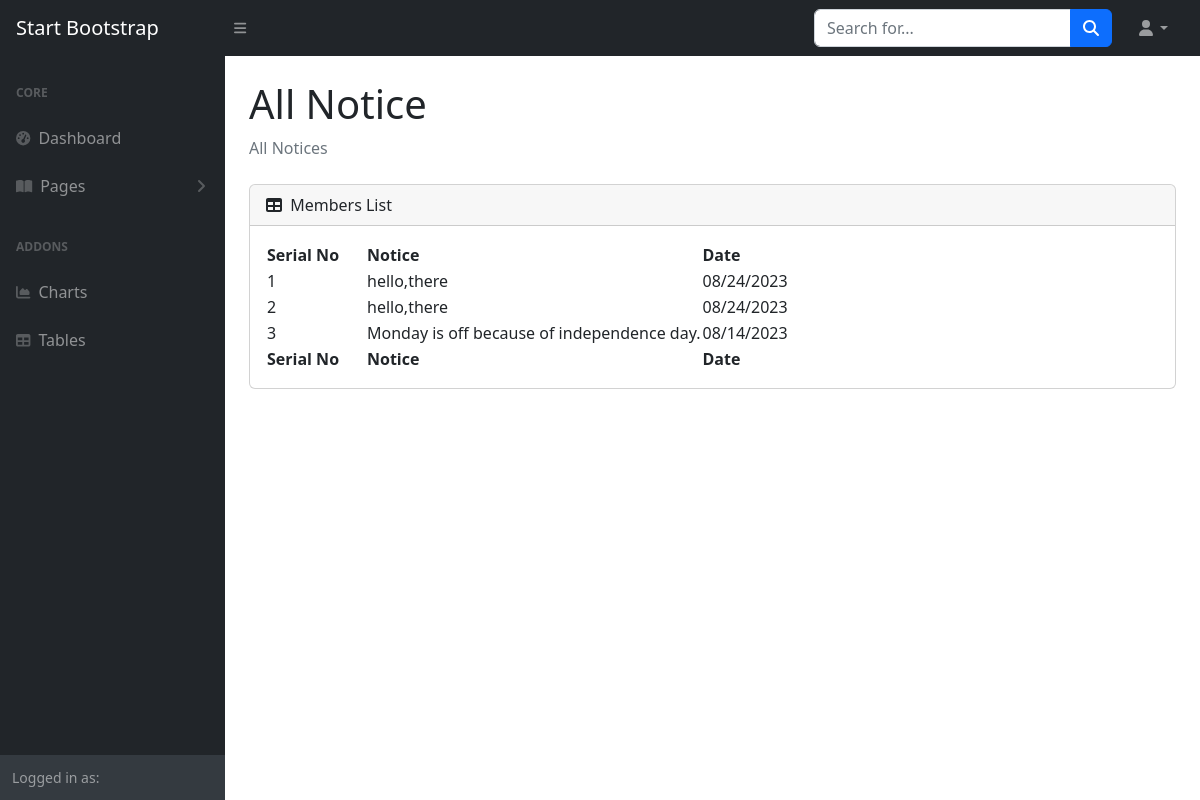
Screenshot of /show_notice.php (signed in) with the database file from the repository.
### tables this page shows
CREATE TABLE `add_notice` (
  `notice_id` int(11) NOT NULL,
  `notice` varchar(100) NOT NULL,
  `notice_date` varchar(100) NOT NULL
);

### oop/dbh_class.php (called while the page is built)
<?php
class Dbh{
    protected function connect(){
        try {
            $username='root';
            $password='';
            $dbh=new PDO('mysql:host=localhost;dbname=oop_login', $username, $password);
            return $dbh;
        }  catch (PDOException $e) {
            echo "An error occurred: " . $e->getMessage()."</br>";
            die();
        }
    }
}
?>

### oop/show_member_class.php (called while the page is built, shortened)
<?php
class showNotice extends  Dbh{
    public function getNotice() {
        $query = "SELECT * FROM add_notice";
        $stmt =$this->connect()->prepare($query);
        $stmt->execute();
        return $stmt->fetchAll(PDO::FETCH_ASSOC);
    }
}
?>

### show_notice.php (the view)
<?php     include "header.php";
 include "./oop/dbh_class.php";
?>
 <div id="layoutSidenav_content">
                <main>
                    <div class="container-fluid px-4">
                        <h1 class="mt-4">All Notice</h1>
                        <ol class="breadcrumb mb-4">
                            <li class="breadcrumb-item active">All Notices</li>
                        </ol>
                        <div class="card mb-4">
                            <div class="card-header">
                                <i class="fas fa-table me-1"></i>
                                Members List
                            </div>
                            <div class="card-body">
                                <table id="datatablesSimple">
                                    <thead>
                                        <tr>
                                        <th>Serial No</th>
                                        <th>Notice</th>
                                        <th>Date</th>
                                        </tr>
                                    </thead>
                                    <tfoot>
                                        <tr>
                                        <th>Serial No</th>
                                        <th>Notice</th>
                                        <th>Date</th>
                                        </tr>
                                    </tfoot>
                                    <tbody>
                                    <?php
include "./oop/show_member_class.php";
$showMember = new showNotice();
$members= $showMember->getNotice();
$serialNumber = 1;
 foreach ($members as $member) :
?>
                                        <tr>
                                        <td><?php echo $serialNumber; ?></td>
                                           <td><?php echo $member['notice']; ?></td>
                                            <td><?php echo $member['notice_date']; ?></td>
                                         </tr>
 <?php
$serialNumber++;
endforeach; ?>
                                    </tbody>
                                </table>
                            </div>
                        </div>
                    </div>
                </main>
</div>
</body>
</html>

### rows the page displays
add_notice: notice "hello,there", notice_date "08/24/2023"
add_notice: notice "hello,there", notice_date "08/24/2023"
add_notice: notice "Monday is off because of independence day.", notice_date "08/14/2023"
